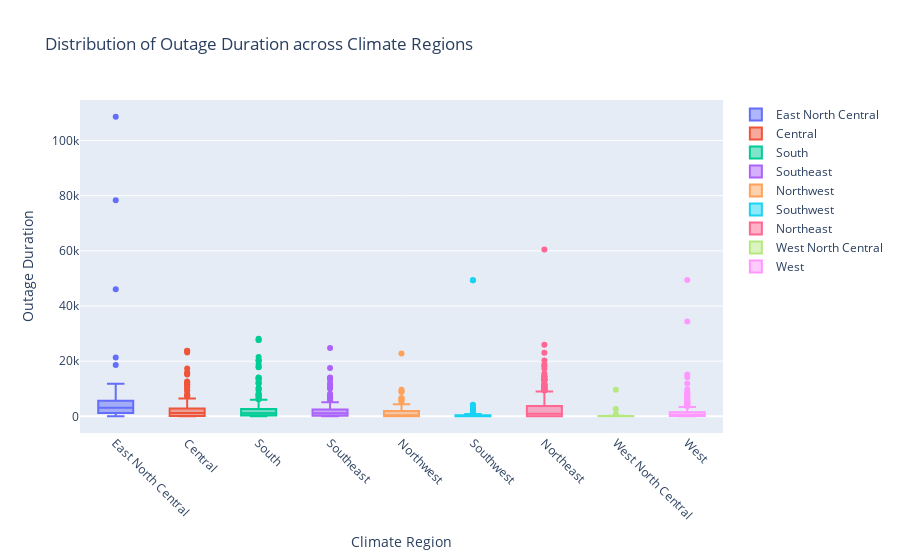

Here is the notebook cell this chart was saved with:
### Code cell
fig = go.Figure()

# Iterate through each category of 'CLIMATE.REGION' and add box traces
for region in outages1['CLIMATE.REGION'].unique():
    fig.add_trace(go.Box(y=outages1[outages1['CLIMATE.REGION'] == region]['OUTAGE_DURATION'], name=region))

# Update layout
fig.update_layout(
    title="Distribution of Outage Duration across Climate Regions",
    xaxis_title="Climate Region",
    yaxis_title="Outage Duration",
    xaxis=dict(tickangle=45),
)
fig.show()
# Save the plot as HTML to a file
fig.write_html('assets/boxplot.html', include_plotlyjs='cdn')

### Figure 1 — Plotly figure (JSON) as saved in the notebook; plotly's stock layout.template omitted (floating-point values rounded to 4 significant figures; data arrays with more than 128 entries replaced by an {"elided": "..."} marker saying what was removed)
{"data": [{"name": "East North Central", "type": "box", "y": {"elided": "138 float values"}}, {"name": "Central", "type": "box", "y": {"elided": "200 float values"}}, {"name": "South", "type": "box", "y": {"elided": "229 float values"}}, {"name": "Southeast", "type": "box", "y": {"elided": "153 float values"}}, {"name": "Northwest", "type": "box", "y": {"elided": "132 float values"}}, {"name": "Southwest", "type": "box", "y": [554, 50, 70, 180, 3842, 35, 1, 189, 49320, 4200, 353, 1, 87, 66, 2625.0, 1, 227, 2625.0, 1440, 1, 2700, 2625.0, 49320, 2, 215, 451, 418, 100, 0, 120, 1, 1, 1, 1, 1, 1, 60, 113, 204, 31, 57, 13, 2, 11, 283, 0, 1, 871, 1631, 56, 15, 15, 20, 60, 1, 95, 300, 1, 3186, 575, 2275, 15, 1, 44, 21, 1, 114, 1, 60, 314, 30, 0, 92, 390, 161, 60, 76, 2, 175, 2625.0, 2040, 2710, 284, 105, 4019, 1, 391, 439, 5, 201, 2140, 103]}, {"name": "Northeast", "type": "box", "y": {"elided": "350 float values"}}, {"name": "West North Central", "type": "box", "y": [56, 93, 13, 159, 60, 4, 9600, 106, 0, 0, 1, 32, 61, 720, 2625.0, 59, 181]}, {"name": "West", "type": "box", "y": {"elided": "217 float values"}}, {"name": "nan", "type": "box", "y": []}], "layout": {"title": {"text": "Distribution of Outage Duration across Climate Regions"}, "xaxis": {"tickangle": 45, "title": {"text": "Climate Region"}}, "yaxis": {"title": {"text": "Outage Duration"}}}}
